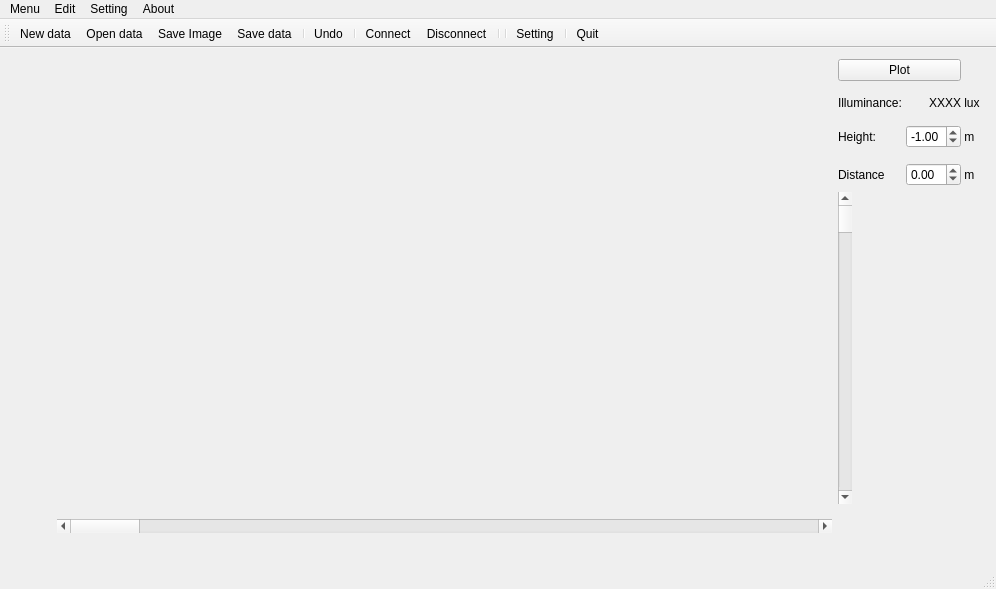
<?xml version="1.0" encoding="UTF-8"?>
<ui version="4.0">
 <class>MainWindow</class>
 <widget class="QMainWindow" name="MainWindow">
  <property name="geometry">
   <rect>
    <x>0</x>
    <y>0</y>
    <width>996</width>
    <height>589</height>
   </rect>
  </property>
  <property name="baseSize">
   <size>
    <width>100</width>
    <height>100</height>
   </size>
  </property>
  <property name="windowTitle">
   <string>GraphPlot</string>
  </property>
  <property name="windowIcon">
   <iconset resource="file.qrc">
    <normaloff>:/img/48x48/Windows.png</normaloff>:/img/48x48/Windows.png</iconset>
  </property>
  <widget class="QWidget" name="centralWidget">
   <layout class="QGridLayout" name="gridLayout">
    <item row="0" column="0" rowspan="3" colspan="2">
     <widget class="QCustomPlot" name="customPlot" native="true"/>
    </item>
    <item row="0" column="4">
     <spacer name="horizontalSpacer">
      <property name="orientation">
       <enum>Qt::Horizontal</enum>
      </property>
      <property name="sizeType">
       <enum>QSizePolicy::Fixed</enum>
      </property>
      <property name="sizeHint" stdset="0">
       <size>
        <width>5</width>
        <height>20</height>
       </size>
      </property>
     </spacer>
    </item>
    <item row="3" column="1">
     <layout class="QHBoxLayout" name="horizontalLayout">
      <item>
       <spacer name="horizontalSpacer_2">
        <property name="orientation">
         <enum>Qt::Horizontal</enum>
        </property>
        <property name="sizeType">
         <enum>QSizePolicy::Minimum</enum>
        </property>
        <property name="sizeHint" stdset="0">
         <size>
          <width>40</width>
          <height>20</height>
         </size>
        </property>
       </spacer>
      </item>
      <item>
       <widget class="QScrollBar" name="horizontalSlider">
        <property name="sizePolicy">
         <sizepolicy hsizetype="Expanding" vsizetype="Fixed">
          <horstretch>0</horstretch>
          <verstretch>0</verstretch>
         </sizepolicy>
        </property>
        <property name="orientation">
         <enum>Qt::Horizontal</enum>
        </property>
       </widget>
      </item>
     </layout>
    </item>
    <item row="1" column="2">
     <widget class="QScrollBar" name="verticalSlider">
      <property name="sizePolicy">
       <sizepolicy hsizetype="Fixed" vsizetype="Expanding">
        <horstretch>0</horstretch>
        <verstretch>0</verstretch>
       </sizepolicy>
      </property>
      <property name="orientation">
       <enum>Qt::Vertical</enum>
      </property>
     </widget>
    </item>
    <item row="4" column="1">
     <widget class="QLabel" name="label_4">
      <property name="text">
       <string/>
      </property>
     </widget>
    </item>
    <item row="0" column="2">
     <layout class="QVBoxLayout" name="verticalLayout">
      <property name="spacing">
       <number>0</number>
      </property>
      <item>
       <layout class="QGridLayout" name="gridLayout_2" columnstretch="0,0,0,0">
        <property name="sizeConstraint">
         <enum>QLayout::SetMinimumSize</enum>
        </property>
        <property name="topMargin">
         <number>0</number>
        </property>
        <property name="rightMargin">
         <number>0</number>
        </property>
        <property name="bottomMargin">
         <number>0</number>
        </property>
        <property name="horizontalSpacing">
         <number>0</number>
        </property>
        <property name="verticalSpacing">
         <number>15</number>
        </property>
        <item row="2" column="0">
         <widget class="QLabel" name="text1">
          <property name="text">
           <string>Height: </string>
          </property>
         </widget>
        </item>
        <item row="1" column="1">
         <widget class="QLabel" name="label">
          <property name="sizePolicy">
           <sizepolicy hsizetype="Minimum" vsizetype="Minimum">
            <horstretch>0</horstretch>
            <verstretch>0</verstretch>
           </sizepolicy>
          </property>
          <property name="layoutDirection">
           <enum>Qt::LeftToRight</enum>
          </property>
          <property name="text">
           <string>XXXX</string>
          </property>
          <property name="alignment">
           <set>Qt::AlignRight|Qt::AlignTrailing|Qt::AlignVCenter</set>
          </property>
         </widget>
        </item>
        <item row="0" column="0" colspan="2">
         <widget class="QPushButton" name="plotButton">
          <property name="sizePolicy">
           <sizepolicy hsizetype="Minimum" vsizetype="Minimum">
            <horstretch>0</horstretch>
            <verstretch>0</verstretch>
           </sizepolicy>
          </property>
          <property name="text">
           <string>Plot</string>
          </property>
         </widget>
        </item>
        <item row="3" column="0">
         <widget class="QLabel" name="text2">
          <property name="text">
           <string>Distance</string>
          </property>
         </widget>
        </item>
        <item row="1" column="3">
         <widget class="QLabel" name="label_2">
          <property name="text">
           <string> lux</string>
          </property>
         </widget>
        </item>
        <item row="1" column="0">
         <widget class="QLabel" name="text0">
          <property name="text">
           <string>Illuminance: </string>
          </property>
         </widget>
        </item>
        <item row="2" column="3">
         <widget class="QLabel" name="label_3">
          <property name="text">
           <string> m</string>
          </property>
         </widget>
        </item>
        <item row="3" column="3">
         <widget class="QLabel" name="label_5">
          <property name="text">
           <string> m</string>
          </property>
         </widget>
        </item>
        <item row="2" column="1">
         <widget class="QDoubleSpinBox" name="heightSB">
          <property name="minimum">
           <double>-5.000000000000000</double>
          </property>
          <property name="maximum">
           <double>0.000000000000000</double>
          </property>
          <property name="singleStep">
           <double>0.010000000000000</double>
          </property>
          <property name="value">
           <double>-1.000000000000000</double>
          </property>
         </widget>
        </item>
        <item row="3" column="1">
         <widget class="QDoubleSpinBox" name="distanceSB">
          <property name="minimum">
           <double>-5.000000000000000</double>
          </property>
          <property name="maximum">
           <double>5.000000000000000</double>
          </property>
          <property name="singleStep">
           <double>0.010000000000000</double>
          </property>
         </widget>
        </item>
       </layout>
      </item>
     </layout>
    </item>
   </layout>
  </widget>
  <widget class="QMenuBar" name="menuBar">
   <property name="geometry">
    <rect>
     <x>0</x>
     <y>0</y>
     <width>996</width>
     <height>26</height>
    </rect>
   </property>
   <property name="baseSize">
    <size>
     <width>0</width>
     <height>0</height>
    </size>
   </property>
   <widget class="QMenu" name="menuIlluminance_Graph">
    <property name="title">
     <string>Menu</string>
    </property>
    <addaction name="actionNew"/>
    <addaction name="actionOpen"/>
    <addaction name="actionSave"/>
    <addaction name="actionSave_data"/>
    <addaction name="separator"/>
    <addaction name="actionConnect"/>
    <addaction name="actionDisconnect"/>
    <addaction name="separator"/>
    <addaction name="actionQuit"/>
   </widget>
   <widget class="QMenu" name="menuSetting">
    <property name="title">
     <string>Edit</string>
    </property>
    <addaction name="actionUndo"/>
   </widget>
   <widget class="QMenu" name="menuSetting_2">
    <property name="title">
     <string>Setting</string>
    </property>
    <addaction name="actionSetting"/>
   </widget>
   <widget class="QMenu" name="menuAbout">
    <property name="title">
     <string>About</string>
    </property>
    <addaction name="actionAbout"/>
   </widget>
   <addaction name="menuIlluminance_Graph"/>
   <addaction name="menuSetting"/>
   <addaction name="menuSetting_2"/>
   <addaction name="menuAbout"/>
  </widget>
  <widget class="QToolBar" name="mainToolBar">
   <property name="baseSize">
    <size>
     <width>100</width>
     <height>100</height>
    </size>
   </property>
   <property name="iconSize">
    <size>
     <width>40</width>
     <height>40</height>
    </size>
   </property>
   <property name="toolButtonStyle">
    <enum>Qt::ToolButtonTextUnderIcon</enum>
   </property>
   <attribute name="toolBarArea">
    <enum>TopToolBarArea</enum>
   </attribute>
   <attribute name="toolBarBreak">
    <bool>false</bool>
   </attribute>
   <addaction name="actionNew"/>
   <addaction name="actionOpen"/>
   <addaction name="actionSave"/>
   <addaction name="actionSave_data"/>
   <addaction name="separator"/>
   <addaction name="actionUndo"/>
   <addaction name="separator"/>
   <addaction name="actionConnect"/>
   <addaction name="actionDisconnect"/>
   <addaction name="separator"/>
   <addaction name="separator"/>
   <addaction name="actionSetting"/>
   <addaction name="separator"/>
   <addaction name="actionQuit"/>
  </widget>
  <widget class="QStatusBar" name="statusBar"/>
  <action name="actionSetting">
   <property name="icon">
    <iconset resource="file.qrc">
     <normaloff>:/img/48x48/Settings2.png</normaloff>:/img/48x48/Settings2.png</iconset>
   </property>
   <property name="text">
    <string>Setting</string>
   </property>
  </action>
  <action name="actionSave">
   <property name="icon">
    <iconset resource="file.qrc">
     <normaloff>:/img/48x48/Save.png</normaloff>:/img/48x48/Save.png</iconset>
   </property>
   <property name="text">
    <string>Save Image</string>
   </property>
   <property name="shortcut">
    <string>Ctrl+S</string>
   </property>
  </action>
  <action name="actionPrint">
   <property name="icon">
    <iconset resource="file.qrc">
     <normaloff>:/img/48x48/Print.png</normaloff>:/img/48x48/Print.png</iconset>
   </property>
   <property name="text">
    <string>Print</string>
   </property>
   <property name="shortcut">
    <string>Ctrl+P</string>
   </property>
  </action>
  <action name="actionQuit">
   <property name="icon">
    <iconset resource="file.qrc">
     <normaloff>:/img/48x48/Log Off.png</normaloff>:/img/48x48/Log Off.png</iconset>
   </property>
   <property name="text">
    <string>Quit</string>
   </property>
   <property name="shortcut">
    <string>Ctrl+Q</string>
   </property>
  </action>
  <action name="actionConnect">
   <property name="icon">
    <iconset resource="file.qrc">
     <normaloff>:/img/48x48/Connect.png</normaloff>:/img/48x48/Connect.png</iconset>
   </property>
   <property name="text">
    <string>Connect</string>
   </property>
   <property name="shortcut">
    <string>Ctrl+C</string>
   </property>
  </action>
  <action name="actionDisconnect">
   <property name="icon">
    <iconset resource="file.qrc">
     <normaloff>:/img/48x48/Block.png</normaloff>:/img/48x48/Block.png</iconset>
   </property>
   <property name="text">
    <string>Disconnect</string>
   </property>
   <property name="shortcut">
    <string>Ctrl+D</string>
   </property>
  </action>
  <action name="actionAbout">
   <property name="icon">
    <iconset resource="file.qrc">
     <normaloff>:/img/48x48/Help.png</normaloff>:/img/48x48/Help.png</iconset>
   </property>
   <property name="text">
    <string>About</string>
   </property>
   <property name="shortcut">
    <string>Ctrl+H</string>
   </property>
  </action>
  <action name="actionUndo">
   <property name="icon">
    <iconset resource="file.qrc">
     <normaloff>:/img/48x48/Update.png</normaloff>:/img/48x48/Update.png</iconset>
   </property>
   <property name="text">
    <string>Undo</string>
   </property>
  </action>
  <action name="actionOpen">
   <property name="icon">
    <iconset resource="file.qrc">
     <normaloff>:/img/48x48/HDD.png</normaloff>:/img/48x48/HDD.png</iconset>
   </property>
   <property name="text">
    <string>Open data</string>
   </property>
   <property name="shortcut">
    <string>Ctrl+O</string>
   </property>
  </action>
  <action name="actionNew">
   <property name="icon">
    <iconset resource="file.qrc">
     <normaloff>:/img/48x48/Schedule.png</normaloff>:/img/48x48/Schedule.png</iconset>
   </property>
   <property name="text">
    <string>New data</string>
   </property>
   <property name="shortcut">
    <string>Ctrl+N</string>
   </property>
  </action>
  <action name="actionSave_data">
   <property name="icon">
    <iconset resource="file.qrc">
     <normaloff>:/img/48x48/Library.png</normaloff>:/img/48x48/Library.png</iconset>
   </property>
   <property name="text">
    <string>Save data</string>
   </property>
   <property name="shortcut">
    <string>Ctrl+Shift+S</string>
   </property>
  </action>
 </widget>
 <layoutdefault spacing="6" margin="11"/>
 <customwidgets>
  <customwidget>
   <class>QCustomPlot</class>
   <extends>QWidget</extends>
   <header>../../qcustomplot.h</header>
   <container>1</container>
  </customwidget>
 </customwidgets>
 <resources>
  <include location="file.qrc"/>
 </resources>
 <connections>
  <connection>
   <sender>actionQuit</sender>
   <signal>triggered()</signal>
   <receiver>MainWindow</receiver>
   <slot>close()</slot>
   <hints>
    <hint type="sourcelabel">
     <x>-1</x>
     <y>-1</y>
    </hint>
    <hint type="destinationlabel">
     <x>497</x>
     <y>294</y>
    </hint>
   </hints>
  </connection>
 </connections>
</ui>
